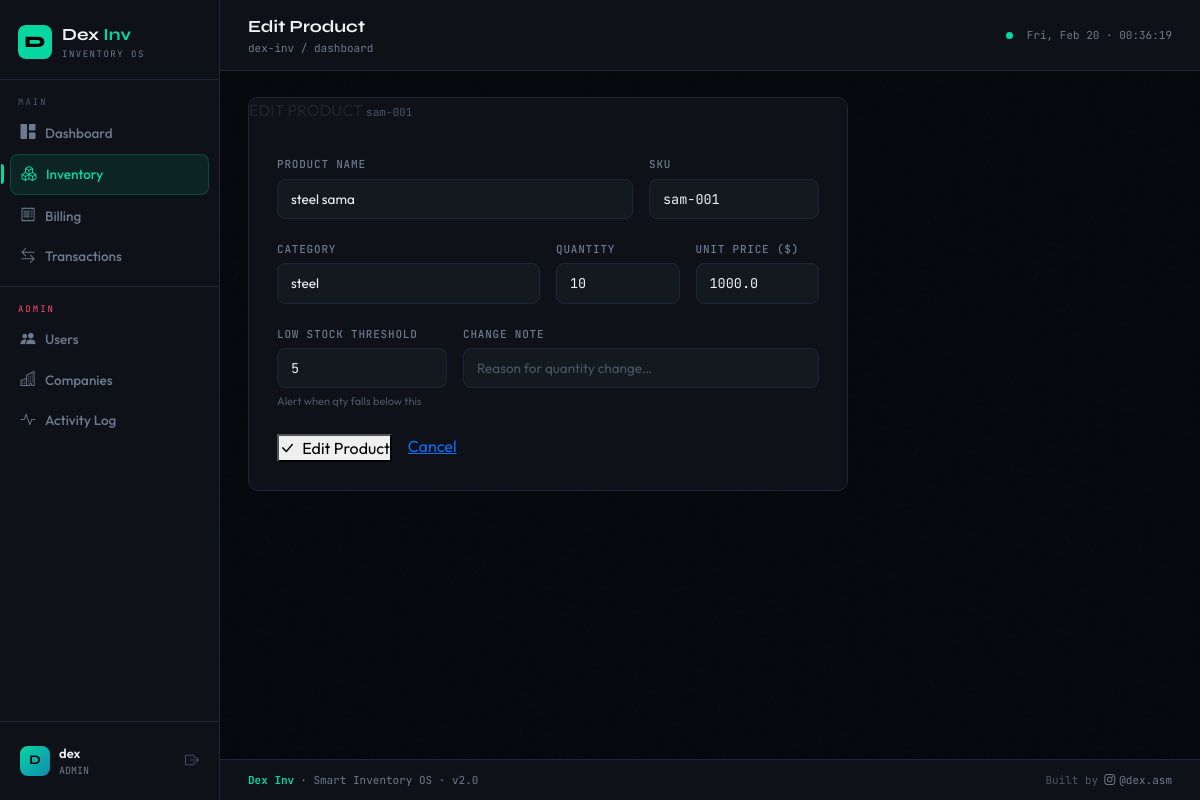
Screenshot of /product/edit/1 (signed in) with the database file from the repository.
### tables this page shows
CREATE TABLE products (
            id INTEGER PRIMARY KEY,
            name TEXT NOT NULL,
            sku TEXT UNIQUE NOT NULL,
            category TEXT,
            quantity INTEGER DEFAULT 0,
            price REAL DEFAULT 0.0,
            threshold INTEGER DEFAULT 10,
            company_id INTEGER,
            created_at TEXT DEFAULT CURRENT_TIMESTAMP,
            FOREIGN KEY(company_id) REFERENCES companies(id)
        );

### app.py (the view, shortened to what this page needs)
@app.route('/product/edit/<int:pid>', methods=['GET','POST'])
@login_required
def edit_product(pid):
    conn = get_db()
    product = conn.execute("SELECT * FROM products WHERE id=?", (pid,)).fetchone()
    companies = conn.execute("SELECT * FROM companies").fetchall() if session['role']=='admin' else []
    conn.close()
    return render_template('product_form.html', product=product, action='Edit', companies=companies)

### app.py (called while the page is built)
def get_db():
    conn = sqlite3.connect(DB)
    conn.row_factory = sqlite3.Row
    return conn

def login_required(f):
    @wraps(f)
    def wrap(*a, **kw):
        if 'user' not in session: return redirect(url_for('login'))
        return f(*a, **kw)
    return wrap

### templates/product_form.html (shortened to what this page needs)
{% extends 'base.html' %}
{% block pagetitle %}{{ action }} Product{% endblock %}
{% block content %}
<div style="max-width:600px">
  <div class="card">
    <div class="card-header-custom">
      <span>{{ 'NEW PRODUCT' if action=='Add' else 'EDIT PRODUCT' }}</span>
      {% if product %}<span style="color:var(--muted);font-size:11px;font-family:var(--font-mono)">{{ product.sku }}</span>{% endif %}
    </div>
    <div style="padding:28px">
      <form method="POST">
        <div class="row g-3">
          <div class="col-md-8">
            <label class="form-label">Product Name</label>
            <input class="form-control" name="name" required value="{{ product.name if product else '' }}" placeholder="e.g. Wireless Keyboard"/>
          </div>
          <div class="col-md-4">
            <label class="form-label">SKU</label>
            <input class="form-control" name="sku" required value="{{ product.sku if product else '' }}" placeholder="KBD-001" style="font-family:var(--font-mono)"/>
          </div>
          <div class="col-md-6">
            <label class="form-label">Category</label>
            <input class="form-control" name="category" value="{{ product.category if product else '' }}" list="cats" placeholder="Electronics"/>
          </div>
          <div class="col-md-3">
            <label class="form-label">Quantity</label>
            <input class="form-control" name="quantity" type="number" min="0" required value="{{ product.quantity if product else 0 }}" style="font-family:var(--font-mono)"/>
          </div>
          <div class="col-md-3">
            <label class="form-label">Unit Price ($)</label>
            <input class="form-control" name="price" type="number" step="0.01" min="0" required value="{{ product.price if product else '0.00' }}" style="font-family:var(--font-mono)"/>
          </div>
          <div class="col-md-4">
            <label class="form-label">Low Stock Threshold</label>
            <input class="form-control" name="threshold" type="number" min="0" required value="{{ product.threshold if product else 10 }}" style="font-family:var(--font-mono)"/>
            <div style="font-size:11px;color:var(--muted);margin-top:5px">Alert when qty falls below this</div>
          </div>
          {% if action == 'Edit' %}
          <div class="col-md-8">
            <label class="form-label">Change Note</label>
            <input class="form-control" name="note" placeholder="Reason for quantity change…"/>
          </div>
          {% endif %}
        </div>
        <div class="d-flex gap-3 mt-4">
          <button class="btn-accent" type="submit">
            <i class="bi bi-{% if action=='Add' %}plus-lg{% else %}check-lg{% endif %} me-1"></i>
            {{ action }} Product
          </button>
          <a href="/inventory" class="btn-ghost">Cancel</a>
        </div>
      </form>
    </div>
  </div>
</div>
{% endblock %}

### templates/base.html (style rules this page uses)
:root { --bg:#07080d; --surface:#0e1117; --surface2:#141920; --surface3:#1a2130; --border:#1d2638; --border2:#243045; --accent:#06d6a0; --accent2:#118ab2; --accent3:#ffd166; --danger:#ff4d6d; --warn:#ffb703; --text:#eef0f4; --muted:#4a5568; --muted2:#6b7a90; --font-display:'Syne',sans-serif; --font-mono:'JetBrains Mono',monospace; --font-body:'Outfit',sans-serif; --radius:10px; --shadow:0 4px 24px rgba(0,0,0,.4); }
* { box-sizing:border-box;margin:0;padding:0 }
html { scroll-behavior:smooth }
body { background:var(--bg);color:var(--text);font-family:var(--font-body); min-height:100vh;display:flex;flex-direction:column;overflow-x:hidden; }
body::before { content:'';position:fixed;inset:0;pointer-events:none;z-index:0; opacity:.4; }
.card { background:var(--surface);border:1px solid var(--border);border-radius:var(--radius); transition:border-color .2s, box-shadow .2s; }
.form-control,.form-select { background:var(--surface2);border:1px solid var(--border);color:var(--text); border-radius:8px;padding:9px 13px;font-size:13.5px;font-family:var(--font-body); transition:border-color .2s, box-shadow .2s; }
.form-control::placeholder { color:var(--muted); }
.form-label { font-size:11px;font-weight:500;color:var(--muted2); letter-spacing:.8px;text-transform:uppercase;margin-bottom:6px;font-family:var(--font-mono); }

### rows the page displays
products: sku "sam-001", name "steel sama", category "steel", quantity "10", price "1000.0", threshold "5"

### other values shown
{{ session.user[0].upper() }} "D"
{{ session.user }} "dex"
{{ session.role }} "ADMIN"
{{ action }} "Edit"
{{ 'NEW PRODUCT' if action=='Add' else 'EDIT PRODUCT' }} "EDIT PRODUCT"
